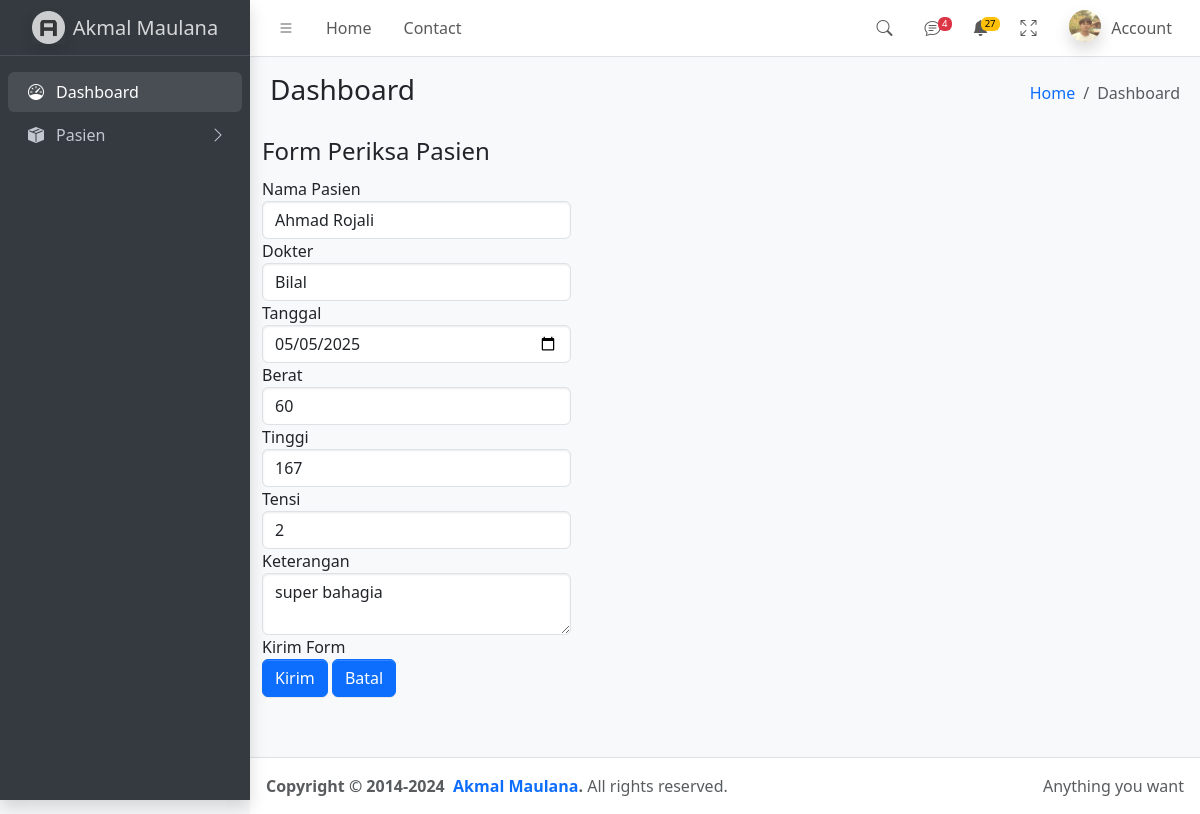
/TugasProjectUTS/form_periksa.php?id=3, run on the app's committed database.
### tables this page shows
CREATE TABLE `periksa` (
  `id` int(11) NOT NULL,
  `tanggal` date NOT NULL,
  `berat` double NOT NULL,
  `tinggi` double NOT NULL,
  `tensi` varchar(20) NOT NULL,
  `keterangan` varchar(100) NOT NULL,
  `pasien_id` int(11) DEFAULT NULL,
  `dokter_id` int(11) DEFAULT NULL
);

CREATE TABLE `pasien` (
  `id` int(11) NOT NULL,
  `kode` varchar(8) NOT NULL,
  `nama` varchar(80) NOT NULL,
  `tmp_lahir` varchar(50) NOT NULL,
  `tgl_lahir` date NOT NULL,
  `gender` enum('L','P') NOT NULL,
  `idkelurahan` int(11) DEFAULT NULL,
  `email` varchar(80) NOT NULL,
  `alamat` text NOT NULL
);

CREATE TABLE `paramedik` (
  `id` int(11) NOT NULL,
  `nama` varchar(30) NOT NULL,
  `gender` char(1) NOT NULL,
  `tmp_lahir` varchar(50) NOT NULL,
  `tgl_lahir` date NOT NULL,
  `kategori` enum('Dokter','Perawat') NOT NULL,
  `telepon` varchar(20) NOT NULL,
  `alamat` varchar(100) NOT NULL,
  `idunit_kerja` int(11) DEFAULT NULL
);

### TugasProjectUTS/form_periksa.php (the view, shortened to what this page needs)
<?php
include_once 'top.php';
$koneksi = new mysqli("localhost", "root", "", "dbpuSkesmas");
require_once 'dbkoneksi.php';
$_id = $_GET['id'] ?? '';
$row = [];
$tombol = 'Simpan';
if ($_id) {
    $sql = "SELECT * FROM periksa WHERE id=?";
    $st = $dbh->prepare($sql);
    $st->execute([$_id]);
    $row = $st->fetch();
    $tombol = 'Ubah';
}
$query_pasien = "SELECT id, nama FROM pasien";
$result_pasien = $koneksi->query($query_pasien);
$query_dokter = "SELECT id, nama FROM paramedik";
$result_dokter = $koneksi->query($query_dokter);
?>
<?php
                include_once 'top.php';
        ?>
    <div class="app-wrapper">
      <nav class="app-header navbar navbar-expand bg-body">
       <?php include_once 'menu.php'; ?>
      </nav>
      <aside class="app-sidebar bg-body-secondary shadow" data-bs-theme="dark">
        <div class="sidebar-brand">
          <a href="./index.html" class="brand-link">
            <img
              src="./dist/assets/img/AdminLTELogo.png"
              alt="AdminLTE Logo"
              class="brand-image opacity-75 shadow"
            />
            <span class="brand-text fw-light">Akmal Maulana</span>
          </a>
        </div>
        <div class="sidebar-wrapper">
          <?php include_once 'sidebar.php'; ?>
        </div>
      </aside>
      <main class="app-main">
        <div class="app-content-header">
          <div class="container-fluid">
            <div class="row">
              <div class="col-sm-6"><h3 class="mb-0">Dashboard</h3></div>
              <div class="col-sm-6">
                <ol class="breadcrumb float-sm-end">
                  <li class="breadcrumb-item"><a href="index.php">Home</a></li>
                  <li class="breadcrumb-item active" aria-current="page">Dashboard</li>
                </ol>
              </div>
            </div>
          </div>
        </div>
<div id="page-content-wrapper">
    <?php include_once 'menu.php';?>
    <form class="container mt-1 mb-5 form-horizontal" action="proses_periksa.php" method="POST">
<fieldset>
<legend>Form Periksa Pasien</legend>
 <div class="form-group">
        <label class="col-md-4 control-label" for="pasien_id">Nama Pasien</label>
        <div class="col-md-4">
          <select name="pasien_id" class="form-control">
            <?php while ($uk = $result_pasien->fetch_assoc()) : ?>
              <option value="<?= $uk['id'] ?>" <?= ($uk['id'] == ($row['pasien_id'] ?? '')) ? 'selected' : '' ?>>
                <?= htmlspecialchars($uk['nama']) ?>
              </option>
            <?php endwhile; ?>
          </select>
        </div>
      </div>
 <div class="form-group">
        <label class="col-md-4 control-label" for="dokter_id">Dokter</label>
        <div class="col-md-4">
          <select name="dokter_id" class="form-control">
            <?php while ($uk = $result_dokter->fetch_assoc()) : ?>
              <option value="<?= $uk['id'] ?>" <?= ($uk['id'] == ($row['dokter_id'] ?? '')) ? 'selected' : '' ?>>
                <?= htmlspecialchars($uk['nama']) ?>
              </option>
            <?php endwhile; ?>
          </select>
        </div>
      </div>
        <div class="form-group">
            <label class="col-md-4 control-label" for="tanggal">Tanggal </label>
            <div class="col-md-4">
            <input id="tanggal" name="tanggal" type="date" value="<?= $row['tanggal']?? '' ?>"  class="form-control input-md">
            </div>
        </div>
        <div class="form-group">
    <label class="col-md-4 control-label" for="berat">Berat </label>
    <div class="col-md-4">
        <input id="berat" name="berat" type="text" step="any" value="<?= $row['berat']?? '' ?>" placeholder="Masukkan Berat Badan (kg)..." class="form-control input-md">
    </div>
</div>
<div class="form-group">
    <label class="col-md-4 control-label" for="tinggi">Tinggi </label>
    <div class="col-md-4">
        <input id="tinggi" name="tinggi" type="text" step="any" value="<?= $row['tinggi']?? '' ?>" placeholder="Masukkan Tinggi Badan (cm)..." class="form-control input-md">
    </div>
</div>
        <div class="form-group">
            <label class="col-md-4 control-label" for="tensi">Tensi </label>
            <div class="col-md-4">
            <input id="tensi" name="tensi" type="number" value="<?= $row['tensi']?? '' ?>" placeholder="Masukan Tensi Badan..." class="form-control input-md">
            </div>
        </div>
<div class="form-group">
  <label class="col-md-4 control-label" for="keterangan">Keterangan</label>
  <div class="col-md-4">
  <textarea class="form-control" id="keterangan" name="keterangan" placeholder="Masukan Keterangan Pasien..."><?= $row['keterangan'] ?? '' ?></textarea>
  </div>
</div>
<div class="form-group">
  <label class="col-md-4 control-label" for="singlebutton">Kirim Form</label>
  <div class="col-md-4">
    <button type="submit" name="proses" value="<?= $tombol ?>" class="btn btn-primary">Kirim</button>
    <button type="reset" name="reset" value="batal" class="btn btn-primary">Batal</button>
  </div>
</div>
</fieldset>
  </main>
      <footer class="app-footer">
        <div class="float-end d-none d-sm-inline">Anything you want</div>
        <strong>
          Copyright &copy; 2014-2024&nbsp;
          <a href="https://github.com/Mwlnnaa" class="text-decoration-none">Akmal Maulana</a>.
        </strong>
        All rights reserved.
      </footer>
    <?php include_once 'bottom.php';?>

### data on the page
periksa: pasien_id "Ahmad Rojali", dokter_id "Bilal", tanggal "05/05/2025", berat "60", tinggi "167", tensi "2", keterangan "super bahagia"
